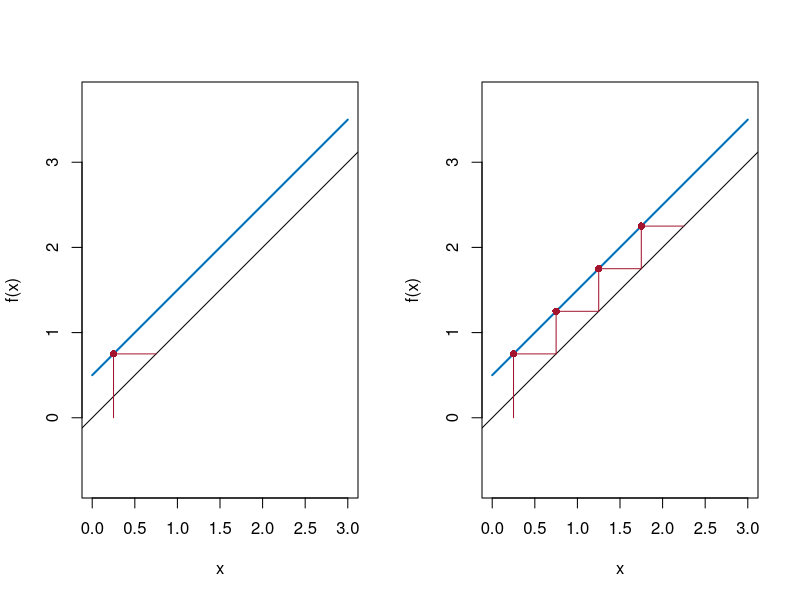

Recreate this plot in R.
# Fig. 1.25: Staircase diagram for x_{n+1} = x_n + 0.5 (book, Section 1.4)
# x_0 = 0.25; left one step, right four steps. The graph of f does not intersect y = x: no steady state.
# (c) 2026 Philipp Kügler · Program for the book "Dynamical Systems in the Life Sciences" · MIT License (see LICENSE)
f <- function(x) x + 0.5
x <- numeric(5); x[1] <- 0.25
for (k in 1:4) x[k + 1] <- f(x[k])
cat("x_0 ... x_4 =", sprintf("%g", x), "\n")

treppe <- function(x, unten = 0) {      # points of the staircase: vertically to the graph, horizontally to the diagonal
  px <- x[1]; py <- unten
  for (k in 1:(length(x) - 1)) { px <- c(px, x[k], x[k + 1]); py <- c(py, x[k + 1], x[k + 1]) }
  list(x = px, y = py)
}
rot <- rgb(0.64, 0.08, 0.18)
par(mfrow = c(1, 2))
for (s in c(1, 4)) {
  plot(c(0, 3), c(f(0), f(3)), type = "l", col = rgb(0, 0.447, 0.741), lwd = 2, asp = 1, xlim = c(0, 3), ylim = c(0, 3),
       xlab = "x", ylab = "f(x)")
  abline(0, 1)
  lines(treppe(x[1:(s + 1)]), col = rot)
  points(x[1:s], x[2:(s + 1)], pch = 16, col = rot)       # points (x_n, x_{n+1})
}
